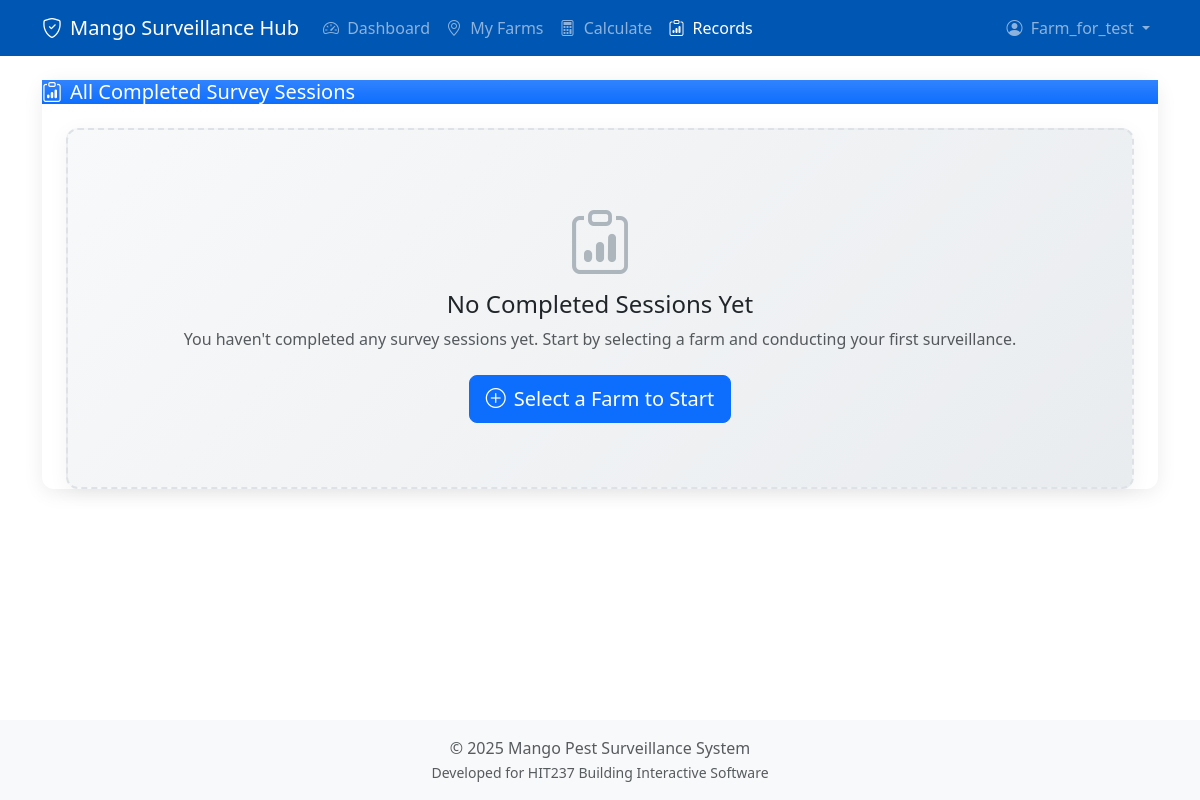
Before: /records/ (signed in) with the older database file.
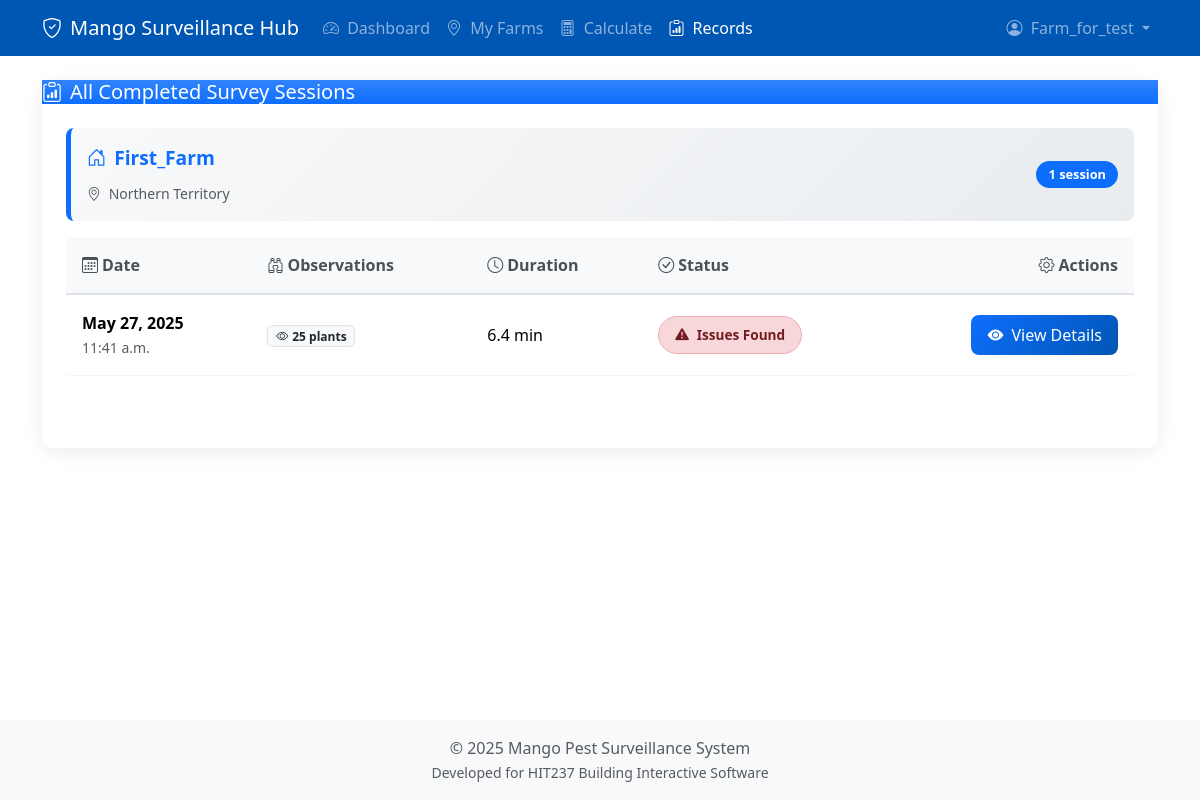
After: the same page with the newer database file.
### core/models.py (models this page shows, shortened)
class Farm(models.Model):
    owner = models.ForeignKey(Grower, on_delete=models.CASCADE, related_name='farms', db_index=True)
    name = models.CharField(max_length=100, db_index=True)
    region = models.ForeignKey(Region, on_delete=models.SET_NULL, null=True, blank=True, related_name='farms')
    size_hectares = models.DecimalField(max_digits=10, decimal_places=2, null=True, blank=True)
    stocking_rate = models.IntegerField(null=True, blank=True)
    plant_type = models.ForeignKey(PlantType, on_delete=models.SET_NULL, null=True, blank=True, related_name='farms')
    geoscape_address_id = models.CharField(max_length=50, blank=True, null=True, unique=True, db_index=True)
    formatted_address = models.CharField(max_length=500, blank=True, null=True)
    boundary = models.JSONField(null=True, blank=True)
    class Meta:
        ordering = ['name']
        indexes = [
            models.Index(fields=['name']),
            models.Index(fields=['owner']),
            models.Index(fields=['plant_type']),
            models.Index(fields=['region']),
            models.Index(fields=['geoscape_address_id']),
        ]

class Region(models.Model):
    name = models.CharField(max_length=100, unique=True)
    climate_zone = models.CharField(max_length=50, blank=True, null=True)
    state_abbreviation = models.CharField(
        max_length=3,
        blank=True,
        null=True,
        help_text="State/Territory abbreviation (e.g., NT, QLD, WA)"
    )

class SurveySession(models.Model):
    farm = models.ForeignKey(Farm, on_delete=models.CASCADE, related_name='survey_sessions', db_index=True)
    surveyor = models.ForeignKey(User, on_delete=models.CASCADE, related_name='survey_sessions', db_index=True)
    start_time = models.DateTimeField(default=timezone.now, db_index=True)
    end_time = models.DateTimeField(null=True, blank=True)
    status = models.CharField(max_length=20, choices=SURVEY_STATUS_CHOICES, default='in_progress', db_index=True)
    target_plants_surveyed = models.PositiveIntegerField(null=True, blank=True)
    session_id = models.UUIDField(default=uuid.uuid4, editable=False, unique=True, db_index=True)
    objects = SurveySessionManager()
    class Meta:
        ordering = ['-start_time']
        verbose_name = "Survey Session"
        verbose_name_plural = "Survey Sessions"
        indexes = [
            models.Index(fields=['status']),
            models.Index(fields=['farm', 'status']),
            models.Index(fields=['surveyor', '-start_time']),
        ]
    def duration(self):
        if self.status not in ['completed', 'abandoned']:
            return None
        if not self.end_time:
            return None
        try:
            start = self.start_time
            end = self.end_time
            delta = end - start
            duration_minutes = delta.total_seconds() / 60
            if duration_minutes < 0:
                logger.warning(f"Session {self.session_id}: Negative duration detected. Start: {start}, End: {end}")
                return None
            elif duration_minutes > 1440:  # More than 24 hours
                logger.warning(f"Session {self.session_id}: Unrealistic duration detected: {duration_minutes} minutes")
                return None
            return round(duration_minutes, 1)
        except Exception as e:
            logger.error(f"Session {self.session_id}: Error calculating duration: {e}")
            return None
    def observation_count(self):
        return self.observations.filter(status='completed').count()
    def get_unique_pests(self):
        return Pest.objects.filter(observations__session=self, observations__status='completed').distinct()

### core/views.py (the view)
# urls.py: path('records/', views.record_list_view, name='record_list'),  # ADD THIS LINE
@login_required
def record_list_view(request):
    grower = request.user.grower_profile
    completed_sessions = SurveySession.objects.filter(
        farm__owner=grower,
        status='completed'
    ).select_related('farm', 'surveyor').order_by('-end_time')
    farms_with_sessions = Farm.objects.filter(
        owner=grower,
        survey_sessions__status='completed'
    ).annotate(
        session_count=Count('survey_sessions', filter=models.Q(survey_sessions__status='completed'))
    ).filter(session_count__gt=0).order_by('name')
    sessions_by_farm = {
        farm: completed_sessions.filter(farm=farm) for farm in farms_with_sessions
    }
    all_farms = Farm.objects.filter(owner=grower).order_by('name')
    context = {
        'farms': all_farms,
        'sessions_by_farm': sessions_by_farm,
        'completed_sessions': completed_sessions
    }
    return render(request, 'core/record_list.html', context)

### core/templates/core/record_list.html (shortened to what the changed rows need)
{% extends 'core/base.html' %}
{% block content %}
<div class="records-card">
    <div class="card-body p-0">
        {% if sessions_by_farm %}
            <div class="d-none d-md-block p-4">
                {% for farm, sessions in sessions_by_farm.items %}
                    <div class="mb-5">
                        <div class="farm-header">
                            <div class="d-flex justify-content-between align-items-center">
                                <div>
                                    <div class="farm-title">
                                        <a href="{% url 'core:farm_detail' farm.id %}" class="text-decoration-none text-primary">
                                            <i class="bi bi-house-door me-2"></i>{{ farm.name }}
                                        </a>
                                    </div>
                                    <small class="text-muted">
                                        <i class="bi bi-geo-alt me-1"></i>
                                        {{ farm.region.name|default:"No region set" }}
                                    </small>
                                </div>
                                <span class="session-count-badge">
                                    {{ farm.session_count }} session{{ farm.session_count|pluralize }}
                                </span>
                            </div>
                        </div>
                        <div class="table-responsive">
                            <table class="table records-table mb-0">
                                <thead>
                                    <tr>
                                        <th><i class="bi bi-calendar3 me-1"></i>Date</th>
                                        <th><i class="bi bi-binoculars me-1"></i>Observations</th>
                                        <th><i class="bi bi-clock me-1"></i>Duration</th>
                                        <th><i class="bi bi-check-circle me-1"></i>Status</th>
                                        <th class="text-end"><i class="bi bi-gear me-1"></i>Actions</th>
                                    </tr>
                                </thead>
                                <tbody>
                                    {% for session in sessions %}
                                    <tr>
                                        <td>
                                            <div class="fw-bold">{{ session.end_time|date:"M j, Y" }}</div>
                                            <small class="text-muted">{{ session.end_time|date:"P" }}</small>
                                        </td>
                                        <td>
                                            <span class="badge bg-light text-dark border">
                                                <i class="bi bi-eye me-1"></i>{{ session.observation_count }} plants
                                            </span>
                                        </td>
                                        <td>
                                            {% if session.duration %}
                                                <span class="fw-medium">{{ session.duration }} min</span>
                                            {% else %}
                                                <span class="text-muted">N/A</span>
                                            {% endif %}
                                        </td>
                                        <td>
                                            {% if session.get_unique_pests.exists or session.get_unique_diseases.exists %}
                                                <span class="status-badge status-issues-found">
                                                    <i class="bi bi-exclamation-triangle-fill"></i>Issues Found
                                                </span>
                                            {% else %}
                                                <span class="status-badge status-all-clear">
                                                    <i class="bi bi-check-circle-fill"></i>All Clear
                                                </span>
                                            {% endif %}
                                        </td>
                                        <td class="text-end">
                                            <a href="{% url 'core:survey_session_detail' session.session_id %}" class="action-btn btn-view">
                                                <i class="bi bi-eye-fill"></i> View Details
                                            </a>
                                        </td>
                                    </tr>
                                    {% endfor %}
                                </tbody>
                            </table>
                        </div>
                    </div>
                {% endfor %}
            </div>
        {% else %}
            <div class="empty-state m-4">
                <i class="bi bi-clipboard-data empty-state-icon"></i>
                <h4>No Completed Sessions Yet</h4>
                <p class="text-muted mb-4">You haven't completed any survey sessions yet. Start by selecting a farm and conducting your first surveillance.</p>
                <a href="{% url 'core:myfarms' %}" class="btn btn-primary btn-lg">
                    <i class="bi bi-plus-circle me-2"></i>Select a Farm to Start
                </a>
            </div>
        {% endif %}
    </div>
</div>
{% endblock %}

Changed rows visible on the page:
now on this page (row unchanged): Farm: name "First_Farm", region.name "Northern Territory", session_count "1"
added SurveySession: end_time "May 27, 2025", end_time "11:41 a.m.", observation_count "25", duration "6.4", shows "Issues Found"
Other visible differences:
text no longer shown: "No Completed Sessions Yet You haven't completed any survey sessions yet. Start by selecting a farm and conducting your first surveillance. Select a Farm to Start"
